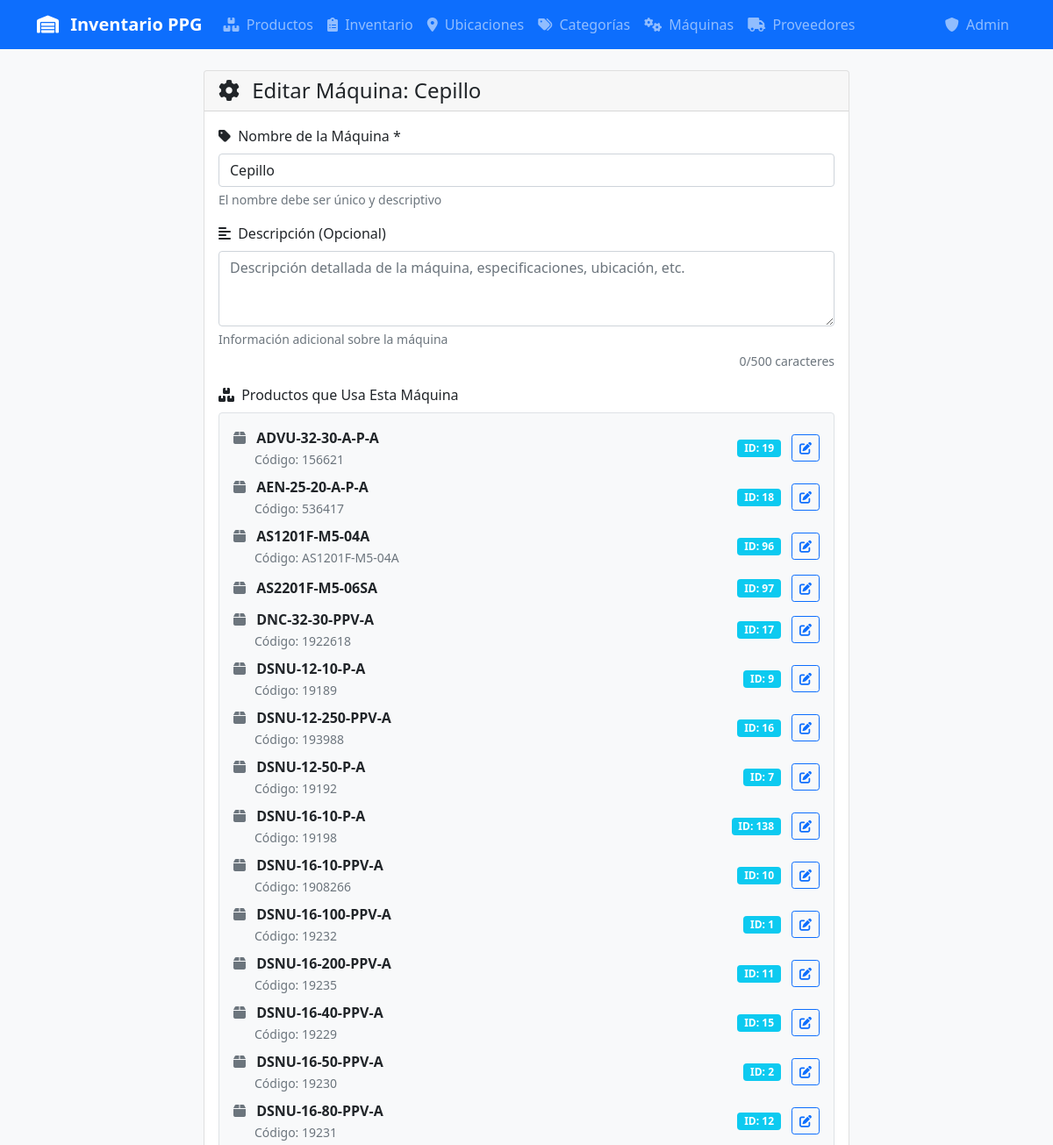
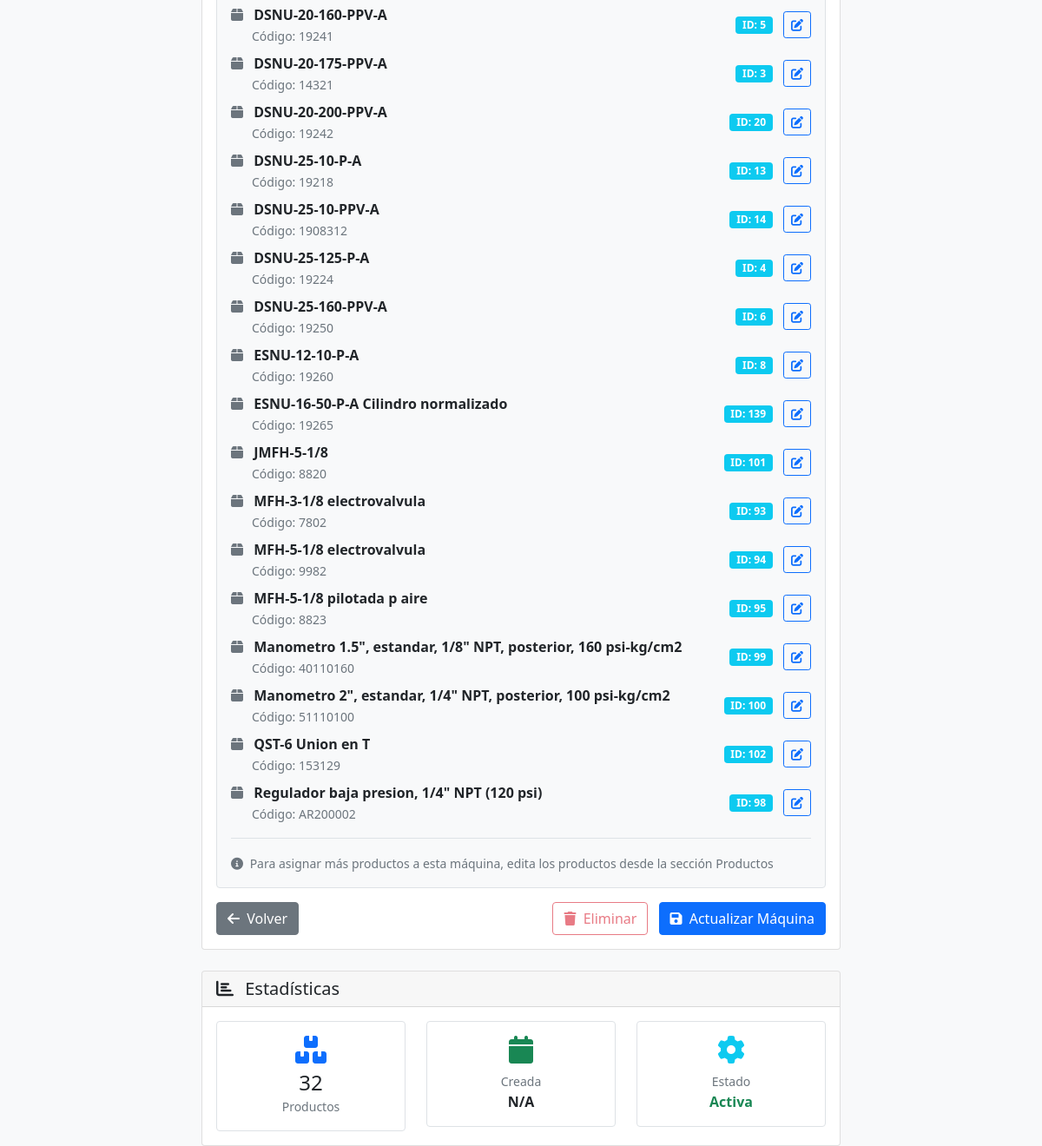
Page /maquina/editar/1 on the committed database (2 pictures, top to bottom).
### tables this page shows
CREATE TABLE maquinas (
            id INTEGER PRIMARY KEY AUTOINCREMENT,
            nombre TEXT UNIQUE NOT NULL,
            descripcion TEXT
        );

CREATE TABLE productos (
            id INTEGER PRIMARY KEY,
            descripcion TEXT NOT NULL,
            codigo TEXT UNIQUE,
            categoria_id INTEGER,
            subcategoria_id INTEGER,
            marca_id INTEGER,
            notas TEXT,
            cantidad_requerida INTEGER DEFAULT 1,
            maquina_id INTEGER,
            fecha_creacion DATETIME DEFAULT CURRENT_TIMESTAMP,
            fecha_actualizacion DATETIME DEFAULT CURRENT_TIMESTAMP, proveedor_id INTEGER REFERENCES proveedores(id),
            FOREIGN KEY (categoria_id) REFERENCES categorias (id),
            FOREIGN KEY (subcategoria_id) REFERENCES subcategorias (id),
            FOREIGN KEY (marca_id) REFERENCES marcas (id),
            FOREIGN KEY (maquina_id) REFERENCES maquinas (id)
        );

### app.py (the view)
@app.route('/maquina/editar/<int:id>')
def editar_maquina(id):
    conn = get_db_connection()
    maquina = conn.execute('SELECT * FROM maquinas WHERE id = ?', (id,)).fetchone()
    if not maquina:
        flash('Máquina no encontrada', 'error')
        return redirect(url_for('maquinas'))
    productos = conn.execute('''
        SELECT p.id, p.descripcion, p.codigo
        FROM productos p
        JOIN producto_maquinas pm ON p.id = pm.producto_id
        WHERE pm.maquina_id = ?
        ORDER BY p.descripcion
    ''', (id,)).fetchall()
    conn.close()
    return render_template('maquina_form.html', maquina=maquina, productos=productos)

### app.py (called while the page is built)
def get_db_connection():
    conn = sqlite3.connect(DATABASE, timeout=20.0)
    conn.row_factory = sqlite3.Row
    conn.execute('PRAGMA journal_mode=WAL')  # Better concurrent access
    conn.execute('PRAGMA busy_timeout=20000')  # 20 second timeout
    conn.execute('PRAGMA synchronous=NORMAL')  # Faster writes
    conn.execute('PRAGMA cache_size=10000')  # Larger cache
    conn.execute('PRAGMA temp_store=MEMORY')  # Use memory for temp tables
    return conn

### templates/maquina_form.html (shortened to what this page needs)
{% extends "base.html" %}
{% block content %}
<div class="row justify-content-center">
    <div class="col-md-8">
        <div class="card">
            <div class="card-header">
                <h4 class="mb-0">
                    <i class="fas fa-cog me-2"></i>
                    {% if maquina %}
                        Editar Máquina: {{ maquina.nombre }}
                    {% else %}
                        Nueva Máquina
                    {% endif %}
                </h4>
            </div>
            <div class="card-body">
                <form method="POST" action="{{ url_for('guardar_maquina') }}">
                    <div class="mb-3">
                        <label for="nombre" class="form-label">
                            <i class="fas fa-tag me-1"></i>
                            Nombre de la Máquina *
                        </label>
                        <input type="text" class="form-control" name="nombre" id="nombre"
                               value="{{ maquina.nombre if maquina else '' }}"
                               placeholder="Ej: Extrusora 1, Inyectora A, Molino Principal..." required>
                        <div class="form-text">
                            El nombre debe ser único y descriptivo
                        </div>
                    </div>
                    <div class="mb-3">
                        <label for="descripcion" class="form-label">
                            <i class="fas fa-align-left me-1"></i>
                            Descripción (Opcional)
                        </label>
                        <textarea class="form-control" name="descripcion" id="descripcion" rows="3"
                                  placeholder="Descripción detallada de la máquina, especificaciones, ubicación, etc.">{{ maquina.descripcion if maquina and maquina.descripcion else '' }}</textarea>
                        <div class="form-text">
                            Información adicional sobre la máquina
                        </div>
                    </div>
                    {% if maquina and productos %}
                    <div class="mb-3">
                        <label class="form-label">
                            <i class="fas fa-boxes me-1"></i>
                            Productos que Usa Esta Máquina
                        </label>
                        <div class="border rounded p-3 bg-light">
                            {% for producto in productos %}
                            <div class="d-flex justify-content-between align-items-center mb-2">
                                <span>
                                    <i class="fas fa-box me-2 text-muted"></i>
                                    <strong>{{ producto.descripcion }}</strong>
                                    {% if producto.codigo %}
                                    <br><small class="text-muted ms-4">Código: {{ producto.codigo }}</small>
                                    {% endif %}
                                </span>
                                <div>
                                    <span class="badge bg-info me-2">ID: {{ producto.id }}</span>
                                    <a href="{{ url_for('editar_producto', id=producto.id) }}"
                                       class="btn btn-sm btn-outline-primary">
                                        <i class="fas fa-edit"></i>
                                    </a>
                                </div>
                            </div>
                            {% endfor %}
                            <div class="mt-3 pt-3 border-top">
                                <small class="text-muted">
                                    <i class="fas fa-info-circle me-1"></i>
                                    Para asignar más productos a esta máquina, edita los productos desde la sección Productos
                                </small>
                            </div>
                        </div>
                    </div>
                    {% endif %}
                    <div class="d-flex justify-content-between">
                        <a href="{{ url_for('maquinas') }}" class="btn btn-secondary">
                            <i class="fas fa-arrow-left me-1"></i>
                            Volver
                        </a>
                        <div>
                            {% if maquina %}
                                <button type="button" class="btn btn-outline-danger me-2"
                                        onclick="confirmarEliminar()"
                                        {% if productos and productos|length > 0 %}disabled{% endif %}>
                                    <i class="fas fa-trash me-1"></i>
                                    Eliminar
                                </button>
                            {% endif %}
                            <button type="submit" class="btn btn-primary">
                                <i class="fas fa-save me-1"></i>
                                {% if maquina %}Actualizar{% else %}Crear{% endif %} Máquina
                            </button>
                        </div>
                    </div>
                </form>
            </div>
        </div>
        {% if maquina %}
        <div class="card mt-4">
            <div class="card-header">
                <h5 class="mb-0">
                    <i class="fas fa-chart-bar me-2"></i>
                    Estadísticas
                </h5>
            </div>
            <div class="card-body">
                <div class="row text-center">
                    <div class="col-md-4">
                        <div class="border rounded p-3">
                            <i class="fas fa-boxes fa-2x text-primary mb-2"></i>
                            <h4 class="mb-0">{{ productos|length if productos else 0 }}</h4>
                            <small class="text-muted">Productos</small>
                        </div>
                    </div>
                    <div class="col-md-4">
                        <div class="border rounded p-3">
                            <i class="fas fa-calendar fa-2x text-success mb-2"></i>
                            <div class="mb-0">
                                <small class="text-muted">Creada</small>
                                <br>
                                <strong>{{ maquina.fecha_creacion[:10] if maquina.fecha_creacion else 'N/A' }}</strong>
                            </div>
                        </div>
                    </div>
                    <div class="col-md-4">
                        <div class="border rounded p-3">
                            <i class="fas fa-cog fa-2x text-info mb-2"></i>
                            <div class="mb-0">
                                <small class="text-muted">Estado</small>
                                <br>
                                <strong class="text-success">Activa</strong>
                            </div>
                        </div>
                    </div>
                </div>
            </div>
        </div>
        {% endif %}
    </div>
</div>
{% endblock %}

### rows in the picture
maquinas: nombre "Cepillo"
productos: descripcion "ADVU-32-30-A-P-A", codigo "156621", id "19"
productos: descripcion "AEN-25-20-A-P-A", codigo "536417", id "18"
productos: descripcion "AS1201F-M5-04A", codigo "AS1201F-M5-04A", id "96"
productos: descripcion "AS2201F-M5-06SA", id "97"
productos: descripcion "DNC-32-30-PPV-A", codigo "1922618", id "17"
productos: descripcion "DSNU-12-10-P-A", codigo "19189", id "9"
productos: descripcion "DSNU-12-250-PPV-A", codigo "193988", id "16"
productos: descripcion "DSNU-12-50-P-A", codigo "19192", id "7"
productos: descripcion "DSNU-16-10-P-A", codigo "19198", id "138"
productos: descripcion "DSNU-16-10-PPV-A", codigo "1908266", id "10"
productos: descripcion "DSNU-16-100-PPV-A", codigo "19232", id "1"
productos: descripcion "DSNU-16-200-PPV-A", codigo "19235", id "11"
productos: descripcion "DSNU-16-40-PPV-A", codigo "19229", id "15"
productos: descripcion "DSNU-16-50-PPV-A", codigo "19230", id "2"
productos: descripcion "DSNU-16-80-PPV-A", codigo "19231", id "12"
productos: descripcion "DSNU-20-160-PPV-A", codigo "19241", id "5"
productos: descripcion "DSNU-20-175-PPV-A", codigo "14321", id "3"
productos: descripcion "DSNU-20-200-PPV-A", codigo "19242", id "20"
productos: descripcion "DSNU-25-10-P-A", codigo "19218", id "13"
productos: descripcion "DSNU-25-10-PPV-A", codigo "1908312", id "14"
productos: descripcion "DSNU-25-125-P-A", codigo "19224", id "4"
productos: descripcion "DSNU-25-160-PPV-A", codigo "19250", id "6"
productos: descripcion "ESNU-12-10-P-A", codigo "19260", id "8"
productos: descripcion "ESNU-16-50-P-A Cilindro normalizado", codigo "19265", id "139"
productos: descripcion "JMFH-5-1/8", codigo "8820", id "101"
productos: descripcion "MFH-3-1/8 electrovalvula", codigo "7802", id "93"
productos: descripcion "MFH-5-1/8 electrovalvula", codigo "9982", id "94"
productos: descripcion "MFH-5-1/8 pilotada p aire", codigo "8823", id "95"
productos: descripcion "Manometro 1.5\", estandar, 1/8\" NPT, posterior, 160 psi-kg/cm2", codigo "40110160", id "99"
productos: descripcion "Manometro 2\", estandar, 1/4\" NPT, posterior, 100 psi-kg/cm2", codigo "51110100", id "100"
productos: descripcion "QST-6 Union en T", codigo "153129", id "102"
productos: descripcion "Regulador baja presion, 1/4\" NPT (120 psi)", codigo "AR200002", id "98"

### other values in the picture
{{ productos|length if productos else 0 }} "32"
{{ maquina.fecha_creacion[:10] if maquina.fecha_creacion else 'N/A' }} "N/A"
